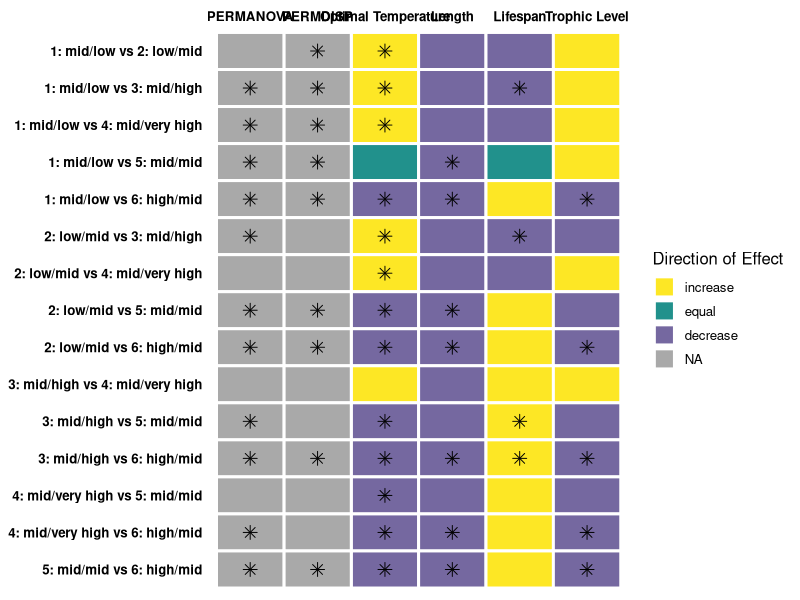
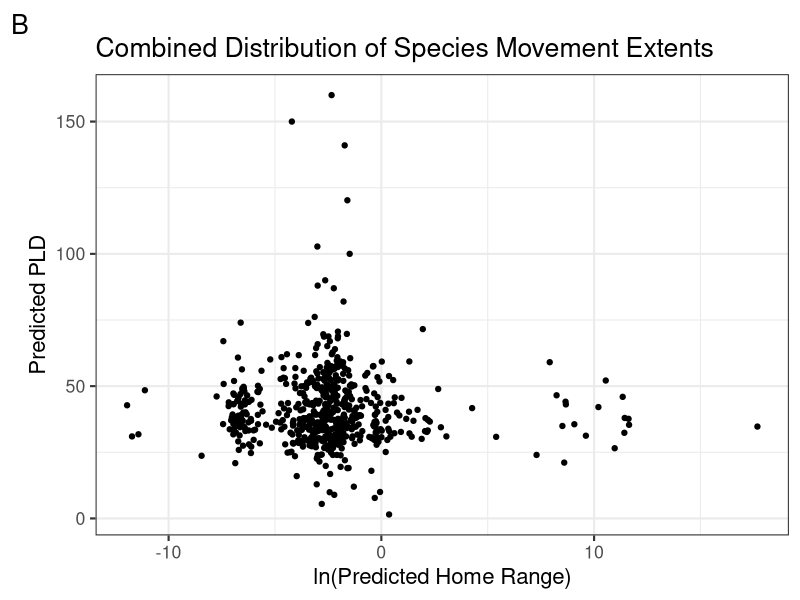
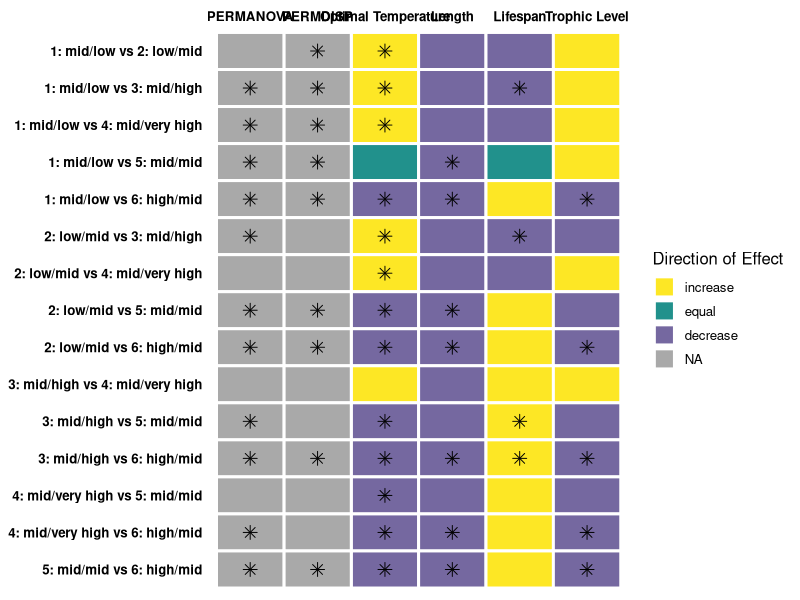

Here is the R script that generated these plots, in order: (Note: this script raises an error after producing the figures.)
## ---- chunk 1
knitr::opts_chunk$set(echo = TRUE, message = FALSE, warning = FALSE)

library(tidyverse)
library(patchwork)
library(cowplot)
library(ggpubr)
library(ggrepel)
## ---- chunk 2
fishbase_data <- read_csv(here::here("01_data", "02_processed_data", "fishbase_data.csv"))

filled_data <- read_csv(here::here("01_data", "02_processed_data", "filled_data.csv"))

filled_data2 <- read_csv(here::here("01_data", "02_processed_data", "filled_data2.csv")) %>%
  mutate_if(is.character, as.factor)
## ---- chunk 3

cohort <- c("1: mid/low vs 2: low/mid", "1: mid/low vs 3: mid/high", "1: mid/low vs 4: mid/very high", "1: mid/low vs 5: mid/mid", "1: mid/low vs 6: high/mid",
            "2: low/mid vs 3: mid/high", "2: low/mid vs 4: mid/very high", "2: low/mid vs 5: mid/mid", "2: low/mid vs 6: high/mid",
            "3: mid/high vs 4: mid/very high", "3: mid/high vs 5: mid/mid", "3: mid/high vs 6: high/mid",
            "4: mid/very high vs 5: mid/mid", "4: mid/very high vs 6: high/mid",
            "5: mid/mid vs 6: high/mid")
PERMDISP <- c(0.0019, 0.0003, 0.0327, 0.0001, 0.0001,
              0.5182, 0.7507, 0.0138, 0.0005,
              0.9792, 0.5276, 0.0029, 
              0.7928, 0.1475, 
              0.0052)
PERMANOVA <- c(1.0000, 0.0015, 0.0495, 0.0015, 0.0015,
               0.0015, 1.0000, 0.0015, 0.0015,
               1.0000, 0.0015, 0.0015,
               0.8175, 0.0090,
               0.0015)
Optimal_Temp <- c(0.005043306637114, 0.000000051454126, 0.000113116310469, 0.789451442990800, 0.010082693281337,
                  0.000025756231358, 0.001765218761412, 0.000112331676538, 0.000038520195310,
                  0.284373283785538, 0.000000002348839, 0.000000002258531, 
                  0.000068856888538, 0.000001695644852, 
                  0.010090438574951)
temp_arrows <- c("increase", "increase", "increase", "equal", "decrease",
                 "increase", "increase","decrease", "decrease",
                 "increase","decrease", "decrease",
                 "decrease", "decrease",
                 "decrease")
Length <- c(0.8592642, 0.9998089, 0.9872521, 0.0007795, 0.0000000,
            0.9070423, 0.9181733, 0.0000000, 0.0000000,
            0.9966266, 0.1494607, 0.0000000,
            0.9897718, 0.0008647,
            0.0000000)
length_arrows <- c("decrease", "decrease", "decrease", "decrease", "decrease",
                   "decrease", "decrease", "decrease", "decrease",
                   "decrease", "decrease", "decrease",
                   "decrease", "decrease",
                   "decrease")
Lifespan <- c(0.57035468549, 0.00007769083, 0.55052882501, 0.74567296422, 0.31579160719,
              0.00010263105, 0.59495732706, 0.73671251684, 0.20707475101,
              0.38779558233, 0.00017543403, 0.00008096802,
              0.58625833556, 0.24515673988,
              0.24664224315)
life_arrows <- c("decrease", "decrease", "decrease", "equal", "increase",
                 "decrease", "decrease", "increase", "increase",
                 "increase", "increase", "increase",
                 "increase", "increase",
                 "increase")
Trophic_Level <- c(0.1035871996367, 0.0891868417293, 0.5697644317228, 0.5148291779984, 0.0000607828670,
                   0.5183877375223, 0.8682996282889, 0.2916548282051, 0.0000002614727,
                   0.8630208058363, 0.2124781071891, 0.0000015574893, 
                   0.7282998974706, 0.0082066924854, 
                   0.0000032514102)
trophic_arrows <- c("increase", "increase", "increase", "increase", "decrease",
                    "decrease", "increase", "decrease", "decrease",
                    "increase", "decrease", "decrease",
                    "decrease", "decrease",
                    "decrease")

# Create data frame
data <- data.frame(cohort, PERMDISP, PERMANOVA, Optimal_Temp, Length, Lifespan, Trophic_Level)

# Pivot to long data format
data_long <- data %>% 
  mutate(across(c("Optimal_Temp", "Length", "Lifespan", "Trophic_Level"), round, 4)) %>% 
  pivot_longer(-cohort) %>% 
  set_names(c("cohort", "variable", "p_value")) %>% 
  mutate(significant = case_when(
    p_value >= 0.05 ~ "no",
    p_value < 0.05 ~ "yes"
  ))

# Add arrow information
data1 <- data.frame(cohort, temp_arrows, length_arrows, life_arrows, trophic_arrows) %>% 
  rename(Optimal_Temp = temp_arrows, Length = length_arrows, Lifespan = life_arrows, Trophic_Level = trophic_arrows) %>% 
  pivot_longer(-cohort) %>% 
  set_names(c("cohort", "variable", "direction")) %>% 
  full_join(data_long, by = c("cohort","variable")) %>% 
  mutate(direction = fct_relevel(direction, c("increase", "equal", "decrease")))

# Reorder and rename levels
data1$variable <- factor(data1$variable, levels = c("PERMANOVA", "PERMDISP", "Optimal_Temp", "Length", "Lifespan", "Trophic_Level"))
data1$variable <- recode_factor(data1$variable, PERMANOVA = "PERMANOVA", PERMDISP = "PERMDISP", Optimal_Temp = "Optimal Temperature", Length = "Length", Lifespan = "Lifespan", Trophic_Level = "Trophic Level")



# Plot 
g <- ggplot(data1, aes(x = variable, y = cohort, fill = direction)) +
  geom_tile(color = "white", lwd = 1) +
  geom_point(data = data1 %>% filter(significant == "yes"), shape = 8, size = 3, color = "black", show.legend = FALSE) +
  theme_minimal(base_size = 12) +
  theme(axis.title = element_blank(),
        axis.text = element_text(face = "bold", color = "black"),
        axis.ticks = element_blank(),
        panel.grid.major = element_blank()) +
  labs(fill = "Direction of Effect") +
  scale_x_discrete(position = "top") +
  scale_y_discrete(limits = rev) +
  scale_fill_manual(values = c("#fde725", "#21918c", "#7568a0"), na.value = "darkgray")

g

ggsave(g, file = paste0("stats_sum.pdf"), path = here::here("04_figs"), height = 12, width = 12)

#geom_point(data = data_arrows, mapping=aes(x = variable, y = cohort), pch = "x", inherit.aes = F)

## ---- chunk 4
# homerange vs PLD
fishbase_data_gmm <- filled_data2 %>%
  mutate(class2 = as.factor(class2))

hr_hist <- ggplot(fishbase_data_gmm, aes(log(home_range))) +
  geom_histogram() +
  theme_bw(base_size = 16) +
  labs(
    y = "Count",
    x = "ln(Predicted Home Range)",
    tag = "A"
  ) +
  ggtitle("Individual Distributions of Species Movement Extents")

pld_hist <- ggplot(fishbase_data_gmm, aes(pld)) +
  geom_histogram() +
  theme_bw(base_size = 16) +
  labs(
    y = "Count",
    x = "Predicted PLD"
  )

dist_plot <- (hr_hist / pld_hist)

p1 <- ggplot(fishbase_data_gmm, aes(log(home_range), pld)) +
  geom_jitter() +
  theme_bw(base_size = 16) +
  labs(
    y = "Predicted PLD",
    x = "ln(Predicted Home Range)",
    tag = "B"
  ) +
  ggtitle("Combined Distribution of Species Movement Extents")

p1



# example_fish <- filled_data2 %>%
#   select(species, fb_name, class2, class3, magnitude_homerange, month_pld) %>%
#   filter(fb_name %in% c(
#     "Hogfish", "Yellow snapper", "Blackfin tuna", "Humphead wrasse", "Pacific red snapper",
#     "Giant seabass", "Lemon sole", "Chum salmon", "Pacific ocean perch", "Atlantic herring",
#     "Atlantic cod", "Haddock", "Atlantic salmon", "California sheephead", "Black seabream",
#     "Blue marlin", "Yellowfin tuna", "Swordfish"
#     # "Blackhead seabream", "Pink salmon", "Coho salmon", "Ghost shark", "Pollack", "Polar cod", "Sockeye salmon", "Chinook salmon"
#   ))


gmm_new_fig <- ggplot(fishbase_data_gmm, aes(magnitude_homerange, month_pld)) +
  theme_bw(base_size = 16) +
  labs(
    x = "Predicted Home Range Magnitude",
    y = "Predicted PLD Month",
    color = "Class (Homerange/PLD)",
    tag = "C"
  ) +
  ylim(-0.1,6) +
  theme(legend.position = "bottom") +
  scale_color_viridis_d() +
  geom_label_repel(
    data = subset(fishbase_data_gmm, fb_name %in% c("Hogfish", "Yellow snapper", "Blackfin tuna")),
    aes(label = fb_name, color = class2),
    vjust = "outward", hjust = "outward",
    min.segment.length = 0.5,
    nudge_y = -1,
    show.legend = FALSE
  ) +
  geom_label_repel(
    data = subset(fishbase_data_gmm, fb_name %in% c("Chocolate hind", "Lingcod", "Nassau grouper")),
    aes(label = fb_name, color = class2),
    hjust = "inward",
    min.segment.length = 0.5,
    box.padding = 0.3,
    nudge_x = -2, nudge_y = -0.8,
    show.legend = FALSE
  ) +
  geom_label_repel(
    data = subset(fishbase_data_gmm, fb_name %in% c("Lemon sole", "North Pacific hake", "Yellowstripe goatfish")),
    aes(label = fb_name, color = class2),
    vjust = "outward", hjust = "outward",
    min.segment.length = 0.5,
    nudge_x = -1, nudge_y = 0.8,
    show.legend = FALSE
  ) +
  geom_label_repel(
    data = subset(fishbase_data_gmm, fb_name %in% c("Atlantic herring", "Atlantic cod", "Summer flounder")),
    aes(label = fb_name, color = class2),
    vjust = "outward", hjust = "outward",
    min.segment.length = 0.5,
    nudge_y = 0,
    show.legend = FALSE
  ) +
  geom_label_repel(
    data = subset(fishbase_data_gmm, fb_name %in% c("Great barracuda", "Giant trevally", "Black seabream")),
    aes(label = fb_name, color = class2),
    vjust = "outward", hjust = "outward",
    min.segment.length = 0.5,
    nudge_y = 1, nudge_x = 0.3,
    show.legend = FALSE
  ) +
  geom_label_repel(
    data = subset(fishbase_data_gmm, fb_name %in% c("Common snook", "Yellowfin tuna", "Swordfish")),
    aes(label = fb_name, color = clas2),
    color = "goldenrod1",
    vjust = "outward", hjust = "outward",
    min.segment.length = 30,
    nudge_y = -0.5,
    show.legend = FALSE
  ) +
  geom_jitter(aes(color = class2)) +
  ggtitle("Distribution of Scaled Species Movement Extents")

gmm_new_fig
#ggsave(gmm_new_fig, file = paste0("gmm_fig.png"), path = here::here("04_figs"), height = 8, width = 15)

# panel
gmm_panel <- ((dist_plot) | p1) / gmm_new_fig &
  theme(plot.tag = element_text(face = "bold"))

gmm_panel
#ggsave(gmm_panel, file = paste0("gmm_panel.pdf"), path = here::here("04_figs", "final_figs"), height = 10, width = 15)

## ---- chunk 5
missing <- miss_var_summary(fishbase_data)
missing2 <- miss_var_summary(filled_data)
missing3 <- miss_var_summary(filled_data2)

missing_fishbase_data <- fishbase_data %>% 
  dplyr::select(
    oxygen_cons, temp_range, dev_place, temp_min, temp_max,
    longevity_wild, temp_preferred, iucn_category, food_i,
  ) %>%
  rename(
    "Oxygen Consumption Rate" = oxygen_cons,
    "Temperature Range" = temp_range,
    "Place of Development" = dev_place,
    "Maximum Recorded Lifespan" = longevity_wild,
    "Optimal Temperature" = temp_preferred,
    "IUCN Category" = iucn_category,
    "Diet Items" = food_i,
    "Minimum Temperature" = temp_min,
    "Maximum Temperature" = temp_max,
  )

m1 <- gg_miss_var(missing_fishbase_data) +
  theme_bw(base_size = 16) +
  labs(y = "Missing Data Before Fills", x = "") +
  theme(axis.title.x = element_text(vjust = -1))
m1

missing_filled_data <- filled_data %>% 
  dplyr::select(
    oxygen_cons, temp_range, temp_min, temp_max,
    longevity_wild, temp_preferred, iucn_category, food_i,
  ) %>%
  rename(
    "Oxygen Consumption Rate" = oxygen_cons,
    "Temperature Range" = temp_range,
    "Maximum Recorded Lifespan" = longevity_wild,
    "Optimal Temperature" = temp_preferred,
    "IUCN Category" = iucn_category,
    "Diet Items" = food_i,
    "Minimum Temperature" = temp_min,
    "Maximum Temperature" = temp_max,
  )

m2 <- gg_miss_var(missing_filled_data) + # figure showing the missing data
  theme_bw(base_size = 16) +
  labs(y = "Missing Data After Genus-Level Fill", x = "Variable") +
  theme(axis.title.x = element_text(vjust = -1))
m2

missing_data <- filled_data2 %>%
  dplyr::select(
    oxygen_cons, temp_range, dev_place,
    longevity_wild, temp_preferred, iucn_category
  ) %>%
  rename(
    "Oxygen Consumption Rate" = oxygen_cons,
    "Temperature Range" = temp_range,
    "Place of Development" = dev_place,
    "Maximum Recorded Lifespan" = longevity_wild,
    "Optimal Temperature" = temp_preferred,
    "IUCN Category" = iucn_category
  )

m3 <- gg_miss_var(missing_data) +
  theme_bw(base_size = 16) +
  labs(y = "Missing Data After Family-Level Fill", x = "") +
  theme(axis.title.x = element_text(vjust = -1))
m3

missing_fig <- (m1 / m2 / m3) +
  plot_annotation(tag_levels = "A") &
  theme_bw(base_size = 16)
missing_fig

#ggsave(missing_fig, file = paste0("missing_data.pdf"), path = here::here("04_figs", "final_figs"), height = 12, width = 8)

## ---- chunk 6
# continuous

plot_data <- filled_data2 %>%
  mutate(
    class2 = as.factor(class2),
    class3 = as.factor(class3),
    order = as.factor(order)
  )

response <- "class2"
expl_cont <- c(
  "temp_preferred", "fecundity_mean",
  "longevity_wild", "sp_richness", "length", "kfin",
  "r_fin", "diet_troph3", "oxygen_cons", "temp_range"
)

box_data <- function(x, y) {
  ggplot(plot_data, aes(x = .data[[y]], y = .data[[x]])) +
    geom_boxplot(aes(color = .data[[y]])) +
    theme_bw() +
    coord_flip() +
    labs(
      x = "Movement Class",
      color = "Class (Homerange/PLD)"
    ) +
    scale_color_viridis_d()
}

# plots_cont <- map(expl_cont, ~ box_data(.x, "class2"))
# plots_cont
## ---- chunk 7

# significant panel
temp_plot <- box_data(x = "temp_preferred", y = "class2") +
  labs(y = "Optimal Temperature (ºC)", x = "") +
  scale_x_discrete(position = "top") +
  theme(axis.text.y = element_blank())
length_plot <- box_data(x = "length", y = "class2") +
  labs(y = "Length (cm)", x = "") +
  scale_x_discrete(position = "top")
long_plot <- box_data(x = "longevity_wild", y = "class2") +
  labs(y = "Maximum Lifespan (yr)", x = "") +
  scale_x_discrete(position = "top")
diet_plot <- box_data(x = "diet_troph3", y = "class2") + 
  labs(y = "Trophic Level", x = "") +
  scale_x_discrete(position = "top") +
  theme(axis.text.y = element_blank())


kfin_plot <- box_data(x = "kfin", y = "class2") + 
  labs(y = "Carrying Capacity", x = "Movement Class") +
  scale_x_discrete(position = "top") +
  theme(axis.title.x = element_text(vjust = 0))
r_fin_plot <- box_data(x = "r_fin", y = "class2") + stat_kruskal_test(label.y = 1, label.x = 6, position = "jitter") +
  labs(y = "Growth Rate", x = "Movement Class")
oxygen_plot <- box_data(x = "oxygen_cons", y = "class2") + stat_kruskal_test(label.y = 2000, label.x = 6, position = "jitter") +
  labs(y = "Oxygen Consumption", x = "Movement Class")
temp_range_plot <- box_data(x = "temp_range", y = "class2") + stat_kruskal_test(label.y = 20, label.x = 3.5, position = "jitter") +
  labs(y = "Temperature Range", x = "Movement Class") + theme(axis.title.y = element_blank(), axis.text.y = element_blank())
fecund_plot <- box_data(x = "fecundity_mean", y = "class2") + stat_kruskal_test(label.y = 1000000, label.x = 5.5, position = "jitter") +
  labs(y = "Mean Fecundity", x = "Movement Class")
sp_rich_plot <- box_data(x = "sp_richness", y = "class2") + stat_kruskal_test(label.y = 1100, position = "jitter") +
  labs(y = "Species Richness", x = "Movement Class") + theme(axis.title.y = element_blank(), axis.text.y = element_blank())


numeric_panel <- ((temp_plot | length_plot) /
  (long_plot | diet_plot) /
  (r_fin_plot | kfin_plot) /
  (fecund_plot | sp_rich_plot) /
  (oxygen_plot | temp_range_plot)) +
  plot_layout(guides = "collect") + plot_annotation(tag_levels = "A")

numeric_panel
# ggsave(numeric_panel, file = paste0("numeric_panel.png"), path = here::here("04_figs", "individual_plots", "numeric"), height = 21, width = 14)

ind_panel <- ((temp_plot | length_plot) / (diet_plot | long_plot)) +
  plot_layout(guides = "collect") +
  plot_annotation(tag_levels = "A") &
  theme(text = element_text(size = 14), legend.position = "none")

individual_panel <- wrap_elements(ind_panel) +
  labs(tag = "Movement Class") +
  theme(
    plot.tag = element_text(size = 14, angle = 270),
    plot.tag.position = "right"
  )

individual_panel

#ggsave(individual_panel, file = paste0("4_trait_panel.pdf"), path = here::here("04_figs", "final_figs"), height = 8, width = 13)

## ---- chunk 8
ggsave(temp_plot, file = paste0("temp_plot.png"), path = here::here("04_figs", "individual_plots", "numeric"), height = 10, width = 10)
ggsave(fecund_plot, file = paste0("fecund_plot.png"), path = here::here("04_figs", "individual_plots", "numeric"), height = 10, width = 10)
ggsave(long_plot, file = paste0("long_plot.png"), path = here::here("04_figs", "individual_plots", "numeric"), height = 10, width = 10)
ggsave(sp_rich_plot, file = paste0("sp_rich_plot.png"), path = here::here("04_figs", "individual_plots", "numeric"), height = 10, width = 10)
ggsave(length_plot, file = paste0("length_plot.png"), path = here::here("04_figs", "individual_plots", "numeric"), height = 10, width = 10)
ggsave(kfin_plot, file = paste0("kfin_plot.png"), path = here::here("04_figs", "individual_plots", "numeric"), height = 10, width = 10)
ggsave(r_fin_plot, file = paste0("r_fin_plot.png"), path = here::here("04_figs", "individual_plots", "numeric"), height = 10, width = 10)
ggsave(diet_plot, file = paste0("diet_plot.png"), path = here::here("04_figs", "individual_plots", "numeric"), height = 10, width = 10)
ggsave(oxygen_plot, file = paste0("oxygen_plot.png"), path = here::here("04_figs", "individual_plots", "numeric"), height = 10, width = 10)
ggsave(temp_range_plot, file = paste0("temp_range_plot.png"), path = here::here("04_figs", "individual_plots", "numeric"), height = 10, width = 10)
## ---- chunk 9
# categorical

expl_cat <- c(
  "climate", "body_shape_i", "dev_place", "movement_keyword",
  "demers_pelag", "iucn_category",
  "circadian", "food_mode", "ocean", "basin"
)

scatter_data <- function(x, y) {
  ggplot(plot_data, aes(x = .data[[x]], y = .data[[y]])) +
    geom_jitter(aes(color = .data[[y]])) +
    theme_bw() +
    labs(
      y = "Movement Class",
      color = "Class (homerange/PLD)"
    ) +
    scale_color_viridis_d() +
    theme(axis.text.x = element_text(angle = 40, hjust = 1))
}

# plots_cat <- map(expl_cat, ~ scatter_data(.x, "class2"))
# plots_cat
## ---- chunk 10
body_plot <- scatter_data(x = "body_shape_i", y = "class2")
dev_plot <- scatter_data(x = "dev_place", y = "class2")
movement_plot <- scatter_data(x = "movement_keyword", y = "class2")
demers_plot <- scatter_data(x = "demers_pelag", y = "class2")
iucn_plot <- scatter_data(x = "iucn_category", y = "class2")
food_plot <- scatter_data(x = "food_mode", y = "class2")


ggsave(climate_plot, file = paste0("climate_plot.png"), path = here::here("04_figs", "individual_plots", "categorical"), height = 10, width = 10)
ggsave(body_plot, file = paste0("body_plot.png"), path = here::here("04_figs", "individual_plots", "categorical"), height = 10, width = 10)
ggsave(dev_plot, file = paste0("dev_plot.png"), path = here::here("04_figs", "individual_plots", "categorical"), height = 10, width = 10)
ggsave(movement_plot, file = paste0("movement_plot.png"), path = here::here("04_figs", "individual_plots", "categorical"), height = 10, width = 10)
ggsave(demers_plot, file = paste0("demers_plot.png"), path = here::here("04_figs", "individual_plots", "categorical"), height = 10, width = 10)
ggsave(iucn_plot, file = paste0("iucn_plot.png"), path = here::here("04_figs", "individual_plots", "categorical"), height = 10, width = 10)
ggsave(food_plot, file = paste0("food_plot.png"), path = here::here("04_figs", "individual_plots", "categorical"), height = 10, width = 10)
## ---- chunk 11

# PLD vs Home Range
p1_wsn <- ggplot(fishbase_data_gmm, aes(log(home_range), pld)) +
  geom_jitter(color = "#003366") +
  theme_bw(base_size = 25) +
  labs(
    y = "PLD (days)",
    x = "Natural Log of Predicted Home Range",
    #tag = "B"
  ) +
  ggtitle("Combined Adult and Larval Movement")

p1_wsn

#ggsave(p1_wsn, file = paste0("PLD_HR.pdf"), path = here::here("04_figs", "WSN"), height = 7, width = 11)

gmm_wsn <- ggplot(fishbase_data_gmm, aes(magnitude_homerange, month_pld)) +
  theme_bw(base_size = 32) +
  labs(
    x = "Home Range Magnitude",
    y = "PLD (month)",
    color = "Class (home range/PLD)",
    #tag = "C"
  ) +
  ylim(-0.1,6) +
  theme(legend.position = "bottom", 
        legend.background = element_rect(color = "gray")) +
  scale_color_viridis_d() +
  # geom_label_repel(
  #   data = subset(fishbase_data_gmm, fb_name %in% c("Yellow snapper", "Blackfin tuna")),
  #   aes(label = fb_name, color = class2),
  #   size = 8,
  #   vjust = "outward", hjust = "outward",
  #   min.segment.length = 50,
  #   nudge_y = -1,
  #   show.legend = FALSE
  # ) +
  # geom_label_repel(
  #   data = subset(fishbase_data_gmm, fb_name %in% c("Lingcod", "Nassau grouper")),
  #   aes(label = fb_name, color = class2),
  #   size = 8,
  #   hjust = "inward",
  #   min.segment.length = 50,
  #   box.padding = 0,
  #   nudge_x = -3, nudge_y = -0.8,
  #   show.legend = FALSE
  # ) +
  # geom_label_repel(
  #   data = subset(fishbase_data_gmm, fb_name %in% c("Lemon sole", "North Pacific hake")),
  #   aes(label = fb_name, color = class2),
  #   size = 8,
  #   vjust = "outward", hjust = "outward",
  #   min.segment.length = 50,
  #   nudge_x = -1, nudge_y = 0.8,
  #   show.legend = FALSE
  # ) +
  # geom_label_repel(
  #   data = subset(fishbase_data_gmm, fb_name %in% c("Atlantic herring", "Atlantic cod")),
  #   aes(label = fb_name, color = class2),
  #   size = 8,
  #   vjust = "outward", hjust = "outward",
  #   min.segment.length = 50,
  #   nudge_y = 0,
  #   show.legend = FALSE
  # ) +
  # geom_label_repel(
  #   data = subset(fishbase_data_gmm, fb_name %in% c("Great barracuda", "Black seabream")),
  #   aes(label = fb_name, color = class2),
  #   size = 8,
  #   vjust = "outward", hjust = "outward",
  #   min.segment.length = 50,
  #   nudge_y = 1, nudge_x = 0.7,
  #   show.legend = FALSE
  # ) +
  # geom_label_repel(
  #   data = subset(fishbase_data_gmm, fb_name %in% c("Yellowfin tuna", "Swordfish")),
  #   aes(label = fb_name, color = clas2),
  #   color = "goldenrod1",
  #   size = 8,
  #   vjust = "inward", #hjust = "outward",
  #   min.segment.length = 50,
  #   nudge_y = 0.5,
  #   show.legend = FALSE
  # ) +
  geom_jitter(aes(color = class2), size = 4)

gmm_wsn

ggsave(gmm_wsn, file = paste0("gmm_wsn_nolabel.pdf"), path = here::here("04_figs", "WSN"), height = 10, width = 24)



# Individual panel
ind_panel_wsn <- ((temp_plot | length_plot) / (diet_plot | long_plot)) +
  plot_layout(guides = "collect") +
  plot_annotation(tag_levels = "A") &
  theme(text = element_text(size = 25), legend.position = "none")

individual_panel_wsn <- wrap_elements(ind_panel_wsn) +
  labs(tag = "Movement Cohort") +
  theme(
    plot.tag = element_text(size = 25, angle = 270),
    plot.tag.position = "right"
  )

individual_panel_wsn

ggsave(individual_panel_wsn, file = paste0("panel_wsn.pdf"), path = here::here("04_figs", "WSN"), height = 12, width = 16)
